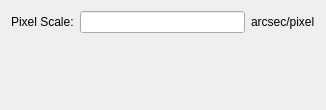
<?xml version="1.0" encoding="UTF-8"?>
<ui version="4.0">
 <class>DataConfigForm</class>
 <widget class="QWidget" name="DataConfigForm">
  <property name="geometry">
   <rect>
    <x>0</x>
    <y>0</y>
    <width>326</width>
    <height>110</height>
   </rect>
  </property>
  <property name="windowTitle">
   <string>Form</string>
  </property>
  <layout class="QVBoxLayout" name="verticalLayout">
   <item>
    <layout class="QHBoxLayout" name="horizontalLayout">
     <item>
      <widget class="QLabel" name="pixelScaleLabel">
       <property name="text">
        <string>Pixel Scale:</string>
       </property>
       <property name="buddy">
        <cstring>pixelScaleLineEdit</cstring>
       </property>
      </widget>
     </item>
     <item>
      <widget class="QLineEdit" name="pixelScaleLineEdit"/>
     </item>
     <item>
      <widget class="QLabel" name="pixelScaleUnitsLabel">
       <property name="text">
        <string>arcsec/pixel</string>
       </property>
      </widget>
     </item>
    </layout>
   </item>
   <item>
    <spacer name="verticalSpacer">
     <property name="orientation">
      <enum>Qt::Vertical</enum>
     </property>
     <property name="sizeHint" stdset="0">
      <size>
       <width>20</width>
       <height>50</height>
      </size>
     </property>
    </spacer>
   </item>
  </layout>
 </widget>
 <resources/>
 <connections/>
</ui>
